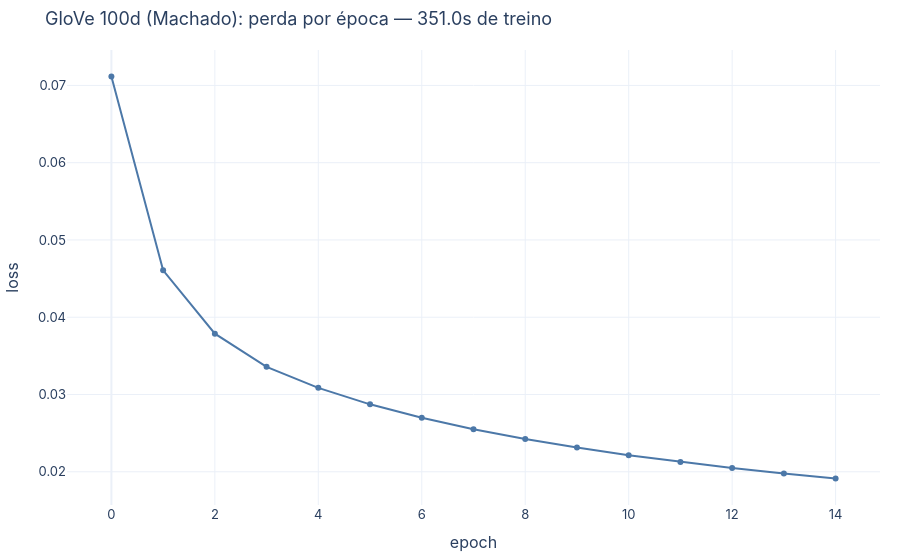

The notebook cell saved with this chart:
### Markdown cell above
## 5. Contagem × predição: o debate

* Baroni, Dinu & Kruszewski (2014), *Don't count, predict!*: modelos preditivos (word2vec) venceram os de contagem em quase todos os testes.
* Pennington et al. (2014): GloVe, um modelo de contagem bem ponderado, iguala ou supera o word2vec em analogias com menos tempo de treino (Fig. 4 do artigo: GloVe converge em menos iterações/tempo que CBOW/Skip-gram).
* Levy, Goldberg & Dagan (2015): a diferença são **hiperparâmetros** (janela dinâmica, subamostragem, suavização $\alpha$, deslocamento, vetor de contexto somado, normalização). Transplantados para PPMI-SVD, as diferenças quase somem.
* Hartmann et al. (2017), em PT: GloVe melhor em analogias **semânticas** (48,5 % com 600d), mas pior em POS e similaridade de sentenças.

A lição prática: *escolha pela tarefa e ajuste os hiperparâmetros*, não pela "família" do algoritmo.

### Code cell
# Curva de treino do GloVe 100d (Machado) gravada pelo script de treino
import json
meta = json.loads((PATHS.models / "machado_glove100.json").read_text())
training_curve(meta["history"], title=f"GloVe 100d (Machado): perda por época — {meta['seconds']}s de treino").show()

### Figure 1 — Plotly figure (JSON) as saved in the notebook; plotly's stock layout.template omitted (floating-point values rounded to 4 significant figures)
{"data": [{"hovertemplate": "epoch=%{x}<br>loss=%{y}<extra></extra>", "legendgroup": "", "line": {"color": "#4C78A8", "dash": "solid"}, "marker": {"symbol": "circle"}, "mode": "lines+markers", "name": "", "orientation": "v", "showlegend": false, "type": "scatter", "x": [0, 1, 2, 3, 4, 5, 6, 7, 8, 9, 10, 11, 12, 13, 14], "xaxis": "x", "y": [0.07115, 0.04607, 0.03787, 0.03358, 0.03086, 0.02873, 0.02699, 0.02551, 0.02424, 0.02313, 0.02214, 0.02127, 0.02048, 0.01977, 0.01913], "yaxis": "y"}], "layout": {"font": {"family": "Inter, Helvetica, Arial, sans-serif", "size": 13}, "legend": {"tracegroupgap": 0}, "margin": {"b": 40, "l": 40, "r": 20, "t": 50}, "title": {"text": "GloVe 100d (Machado): perda por época — 351.0s de treino"}, "xaxis": {"anchor": "y", "domain": [0.0, 1.0], "title": {"text": "epoch"}}, "yaxis": {"anchor": "x", "domain": [0.0, 1.0], "title": {"text": "loss"}}}}
